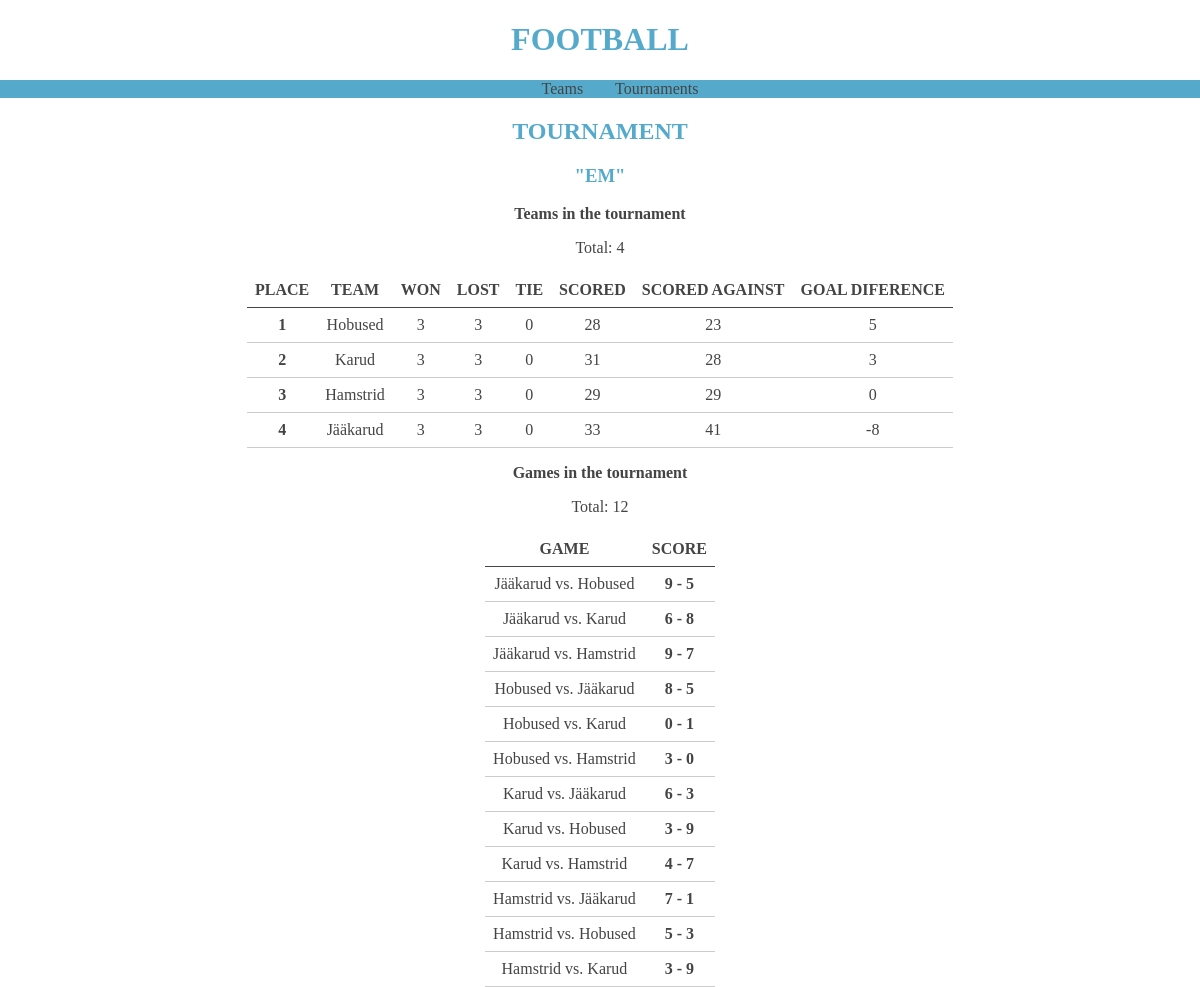
The app's page /index.php?page=tournaments&id=21 with its own data.
### tables this page shows
CREATE TABLE IF NOT EXISTS `tournaments` (
  `id` int(11) NOT NULL AUTO_INCREMENT,
  `name` varchar(200) NOT NULL,
  PRIMARY KEY (`id`)
);

CREATE TABLE IF NOT EXISTS `game` (
  `id` int(11) NOT NULL AUTO_INCREMENT,
  `home_team_id` int(11) NOT NULL,
  `away_team_id` int(11) NOT NULL,
  `homeScore` int(11) NOT NULL,
  `awayScore` int(11) NOT NULL,
  `tournament_id` int(11) NOT NULL,
  PRIMARY KEY (`id`)
);

### database.php (called while the page is built, shortened)
<?php
class Database {
	private $connection;
	public function __construct() {
		$mysqli = new mysqli(DATABASE_URL, DATABASE_USER, DATABASE_PASSWORD,DATABASE_NAME);
		$this->connection  = $mysqli;
		mysqli_set_charset($this->connection, 'utf8');
	}
	public function get($query) {
		$result = $this->connection->query($query);
		$returnData = [];
		if ( $result ) {
			while($row = $result->fetch_row()) {
				$returnData[] = $row;
			}
		}
		return $returnData;
	}
}

### views/tournament.php (the view, shortened to what this page needs)
<h2>Tournament</h2>
<?php
$db = new Database();
$result = $db->get( 'SELECT * FROM tournaments WHERE id='. $id .';' );
if (count($result == 1)) {
	$tournamentName = $result[0][1];
	echo '<h3>"'.$tournamentName.'"</h3>';
	$games = $db->get( 'SELECT * FROM game WHERE tournament_id=' . $result[0][0] . ';' );
	$teams = array();
	foreach ( $games as $game ) {
		if ( !array_key_exists($game[1] . '_', $teams) ) {
			$teams = array_merge($teams,  array( $game[1] . '_' => '' ));
		}
	}
	$query = '';
	$i = 0;
	foreach ($teams as $key => $team) {
		$query .= 'id=' . explode('_', $key)[0];
		$i+=1;
		if ( $i < count( $teams ) ) {
			$query .= ' OR ';
		}
	}
	$res = $db->get( 'SELECT * FROM teams WHERE ' . $query . ';' );
	foreach ($teams as $key => $value) {
		$realId = explode('_', $key)[0];
		foreach ($res as $val) {
			if ( strcmp($realId, $val[0]) == 0 ) {
				$teams[$key] = new stdClass();
				$teams[$key]->name = $val[1];
				$teams[$key]->id = $val[0];
				$teams[$key]->scoredGoals = 0;
				$teams[$key]->lostGoals = 0;
				$teams[$key]->won = 0;
				$teams[$key]->lost = 0;
				$teams[$key]->tie = 0;
			}
		}
	}
	$orderedTeams = $teams;
	usort($orderedTeams, function( $a, $b ) {
		if ( $a->won == $b->won ) {
			if ( $a->lost == $b->lost ) {
				$aDif = $a->scoredGoals - $a->lostGoals;
				$bDif = $b->scoredGoals - $b->lostGoals;
				return $aDif > $bDif ? -1 : 1;
			}
			return $a->lost < $b->lost ? -1 : 1;
		}
		return $a->won > $b->won ? -1 : 1;
	});
	?>
	<p><strong>Teams in the tournament</strong>
	<p>
		Total: <?= count($teams) ?>
	<p>
	<table>
		<tr>
			<th>Place</th><th>Team</th><th>Won</th><th>Lost</th><th>Tie</th><th>Scored</th><th>Scored against</th><th>Goal diference</th>
		</tr>
	<?php
	$place = 1;
	foreach ($orderedTeams as $team) {
		?>
		<tr>
			<td><b><?= $place++; ?></b></td>
			<td><a href="index.php?page=teams&id=<?= $team->id ?>"><?= $team->name ?></a></td>
			<td><?= $team->won ?></td>
			<td><?= $team->lost ?></td>
			<td><?= $team->tie ?></td>
			<td><?= $team->scoredGoals ?></td>
			<td><?= $team->lostGoals ?></td>
			<td><?= $team->scoredGoals - $team->lostGoals ?></td>
		</tr>
		<?php
	}
	?>
	</table>
	<p><strong>Games in the tournament</strong>
	<p>
		Total: <?= count($games) ?>
	<p>
	<table>
		<tr>
			<th>Game</th><th>Score</th>
		</tr>
	<?php
	foreach ($games as $game) {
		?>
		<tr>
			<td> <a href="index.php?page=teams&id=<?= $teams[$game[1].'_']->id ?>"><?= $teams[$game[1].'_']->name ?></a> vs. <a href="index.php?page=teams&id=<?= $teams[$game[2].'_']->id ?>"><?= $teams[$game[2].'_']->name ?></a> </td>
			<td><b> <?= $game[3] . ' - ' . $game[4] ?></b> </td>
		</tr>
		<?php
	}
	echo '</table>';
}
?>

### queryHandler.php (shortened to what this page needs)
<?php
if ( !empty($_GET) || !empty($_POST)) {
	$id = false;
	if ( isset($_GET['id']) && $_GET['id'] != '' && is_numeric($_GET['id']) ) {
		$id = $_GET['id'];
	}
	if ( isset($_GET['cont']) ) {
		$json = true;
		$cont = $_GET['cont'];
		if ( strcmp($cont, 'register') == 0 ) {
			include('registerTeam.php');
			header( "Location: index.php?page=teams" );
		}
		else if ( strcmp($cont, 'play') == 0 ) {
			$id = 0;
			include('play.php');
			header( "Location: index.php?page=tournaments&id=" . $id );
		}
	}
	else if ( isset($_GET['page']) ) {
		$page = $_GET['page'];
		if ( strcmp($page, 'teams') == 0 ) {
			if ( $id ) {
				include('views/team.php');
			}
			else {
				include('views/teams.php');
			}
		}
		else if ( strcmp($page, 'tournaments') == 0 ) {
			if ( $id ) {
				include('views/tournament.php');
			}
			else {
				include('views/tournaments.php');
			}
		}
	}
	else {
		include('views/main.php');
	}
}
else {
	include('views/main.php');
}

### index.php (shortened to what this page needs)
<?php
$json = false;
require_once('database.php');
require_once('queryHandler.php');
$contents = ob_get_contents();
if ( $json ) {
	echo $contents;
}
else {
	include('views/header.php');
	echo $contents;
	include('views/footer.php');
}
?>

### views/header.php (shortened to what this page needs)
<!DOCTYPE html>
<html>
<head>
	<link rel="stylesheet" type="text/css" href="views/main.css">
</head>
<body>
<a href="index.php"><h1>Football</h1></a>
<ul>
<a href="index.php?page=teams"><li>Teams</li></a><a href="index.php?page=tournaments"><li>Tournaments</li></a>
</ul>

### views/footer.php (shortened to what this page needs)
</body>
</html>

### views/main.css (style rules this page uses)
body { margin: 0px; background: white; color: #444; text-align: center; }
h1, h2, h3 { color: #55aacc; text-transform: uppercase; }
a, a:active, a:visited { color: #444; text-decoration: none; }
table { border-collapse: collapse; margin: 0px auto; }
td, th { border-bottom: 1px solid #ccc; padding: 0.5em; text-align: center; }
th { border-bottom: 1px solid #444; }
th { text-transform: uppercase; }
ul { background-color: #55aacc; color: white; }
ul li { display: inline; padding: 0px 1em; }

### records on screen
tournaments: name "EM"
game: name "Hobused", homeScore "3", awayScore "0", scoredGoals "28", lostGoals "23", lostGoals "5", name "Hamstrid", scoredGoals "29", lostGoals "29", lostGoals "0", home_team "Hobused", away_team "Hamstrid"
game: home_team "Jääkarud", away_team "Hobused", homeScore "9", awayScore "5"
game: home_team "Jääkarud", away_team "Karud", homeScore "6", awayScore "8"
game: home_team "Jääkarud", away_team "Hamstrid", homeScore "9", awayScore "7"
game: home_team "Hobused", away_team "Jääkarud", homeScore "8", awayScore "5"
game: home_team "Hobused", away_team "Karud", homeScore "0", awayScore "1"
game: home_team "Karud", away_team "Jääkarud", homeScore "6", awayScore "3"
game: home_team "Karud", away_team "Hobused", homeScore "3", awayScore "9"
game: home_team "Karud", away_team "Hamstrid", homeScore "4", awayScore "7"
game: home_team "Hamstrid", away_team "Jääkarud", homeScore "7", awayScore "1"
game: home_team "Hamstrid", away_team "Hobused", homeScore "5", awayScore "3"
game: home_team "Hamstrid", away_team "Karud", homeScore "3", awayScore "9"

### other values on screen
count($teams) "4"
$team->name "Karud"
$team->won "3"
$team->lost "3"
$team->tie "0"
$team->scoredGoals "31"
$team->lostGoals "28"
$team->scoredGoals - $team->lostGoals "3"
$team->name "Jääkarud"
$team->scoredGoals "33"
$team->lostGoals "41"
$team->scoredGoals - $team->lostGoals "-8"
count($games) "12"
